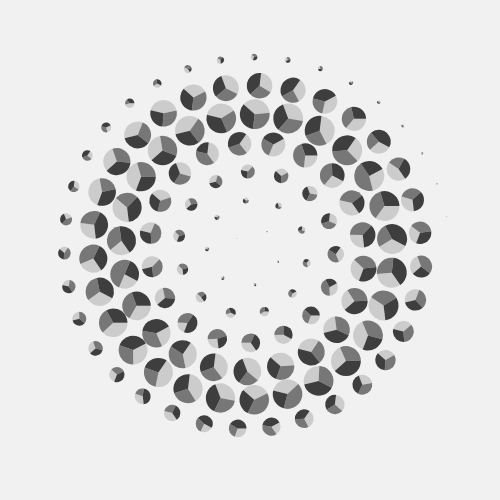
Frame 1 (no input)
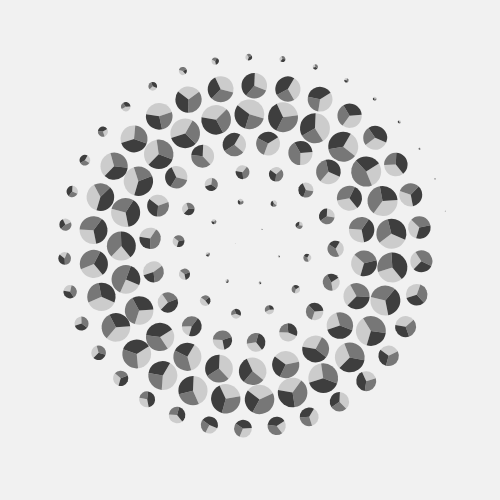
Frame 60 (no input)
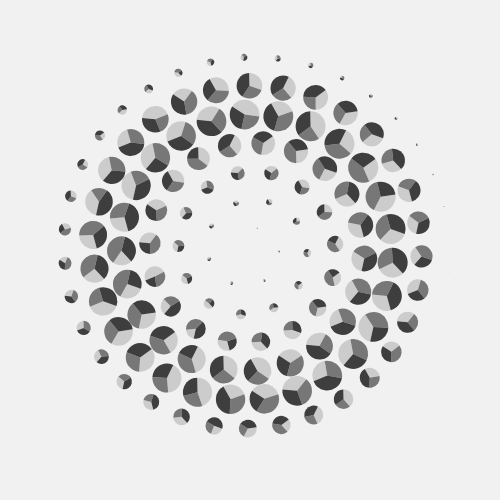
Frame 120 (the mouse pressed at the canvas centre since frame 60)

The p5.js sketch that drew these frames (run headless with seeded random() and noise() and a simulated clock; from frame 60 on, the mouse is pressed at the canvas centre):

// p5.js sketch
// ── sketch.js
let palette = ['#f1f1f1', '#cccccc', '#777777', '#3e3e3e'];
let numFrames = 70;

function setup() {
  createCanvas(500, 500);
  noiseSeed(12345);
}

function randomValue(p, seed) {
  let scl = 120.0;
  return pow((noise(scl * p, seed) + 1) / 2.0, 2.0);
}

function position(p) {
  let q = sqrt(p);
  let theta = 7 * TWO_PI * q;
  let r = 0.4 * width * q;
  
  return createVector(r * cos(theta), r * sin(theta));
}

function drawThing(p) {
  let v1 = randomValue(p, 100);
  let v2 = randomValue(p, 200);
  let v3 = randomValue(p, 300);
  
  let sumv = v1 + v2 + v3;
  
  let alpha = 10 * TWO_PI * p;
  
  let theta0 = alpha + 0;
  let theta1 = alpha + map(v1 / sumv, 0, 1, 0, TWO_PI);
  let theta2 = alpha + map((v1 + v2) / sumv, 0, 1, 0, TWO_PI);
  let theta3 = alpha + TWO_PI;
  
  let r = 30 * sin(PI * p);
  
  let pos = position(p);
  
  noStroke();
  
  fill(palette[1]);
  arc(pos.x, pos.y, r, r, theta0, theta1);
  
  fill(palette[2]);
  arc(pos.x, pos.y, r, r, theta1, theta2);
  
  fill(palette[3]);
  arc(pos.x, pos.y, r, r, theta2, theta3);
}

function draw() {
  background(palette[0]);
  
  let t = 1.0 * (frameCount - 1) / numFrames;
  
  push();
  translate(width / 2, height / 2);
  

  let K = 130;
  for (let i = 0; i < K; i++) {
    let p = 1.0 * (i + t) / K;
    drawThing(p);
  }
  
  pop();
}
